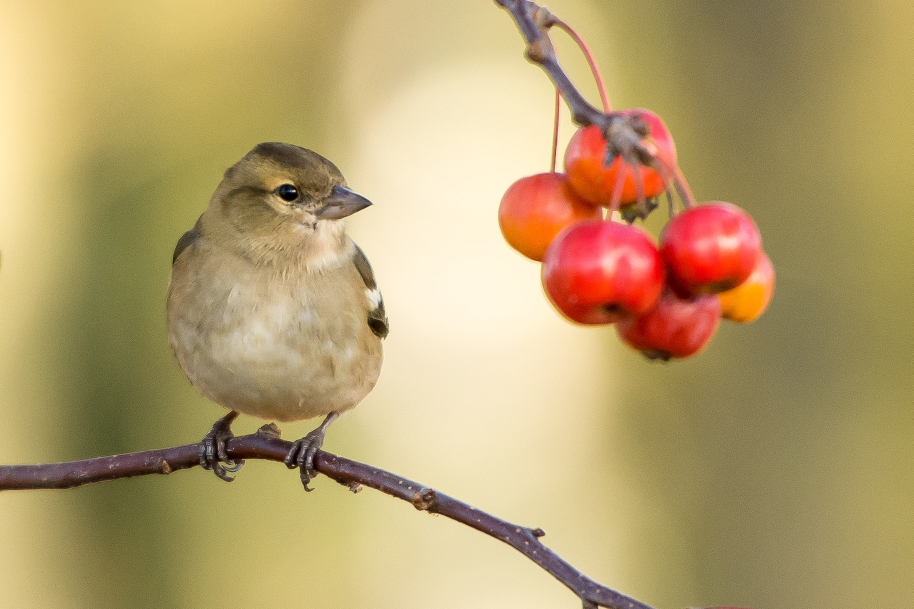
#> input picture 2021_SELF_STUDY/Python_Practices/Python + OpenCV/picture/bird.jpg, 1827 x 1218 px (shown at 1/2 size)
$ jupyter execute Chapter4.ipynb
#> lines starting #> are read from the running program, lines starting #| are printed output that depends on the picture; after the words box and inside, x2 and y2 are one past the last pixel; in counts of white or black regions, pixels touching at a corner belong together
# 이미지 프로세싱 기초
### 1. 관심 영역

[cell 1]
# 이미지 불러오기
import cv2
import numpy as np
import matplotlib.pyplot as plt

img = cv2.imread('./picture/bird.jpg')
#> img is the input picture: shape (1218, 1827, 3); mean B, G, R 110.4, 159.3, 182.4

# 관심 영역의 좌표 지정
x = 1000; y = 200; w = 550; h = 550

# cv2는 세로, 가로 순서로 길이를 지정한다.. → 행, 렬 순으로 슬라이싱하기 때문에
roi = img[y:y+h, x:x+w]
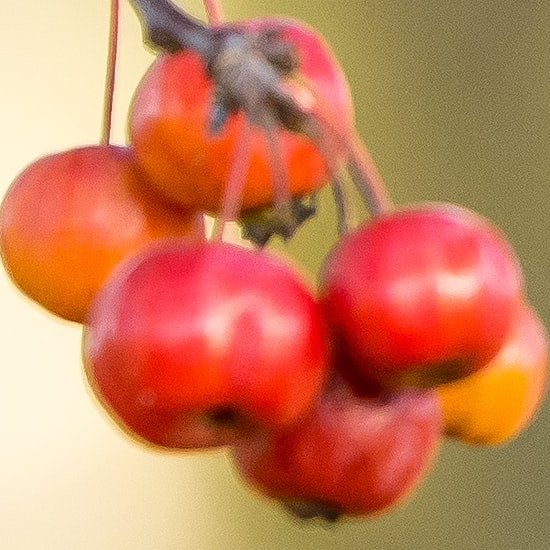
#> roi: shape (550, 550, 3); mean B, G, R 91.5, 126.5, 201.7

print(roi.shape)
#| (550, 550, 3)

# 지정한 관심 영역에 사각형 그리기
cv2.rectangle(roi, (0, 0), (h-1, w-1), (0, 0, 0), 5) # roi 이미지에서 roi의 시작점 ~ h, w 만큼(끝점-1) 사각형 그리기
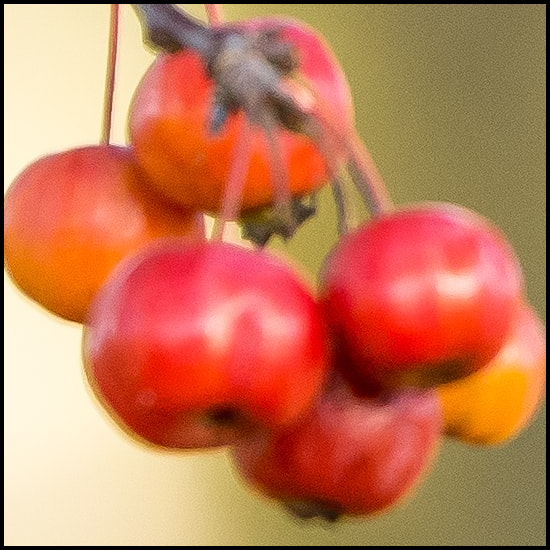
#> roi: shape (550, 550, 3); 2.89% of pixels changed, all inside (x1, y1, x2, y2) = (0, 0, 550, 550)
cv2.imshow('Img', img)
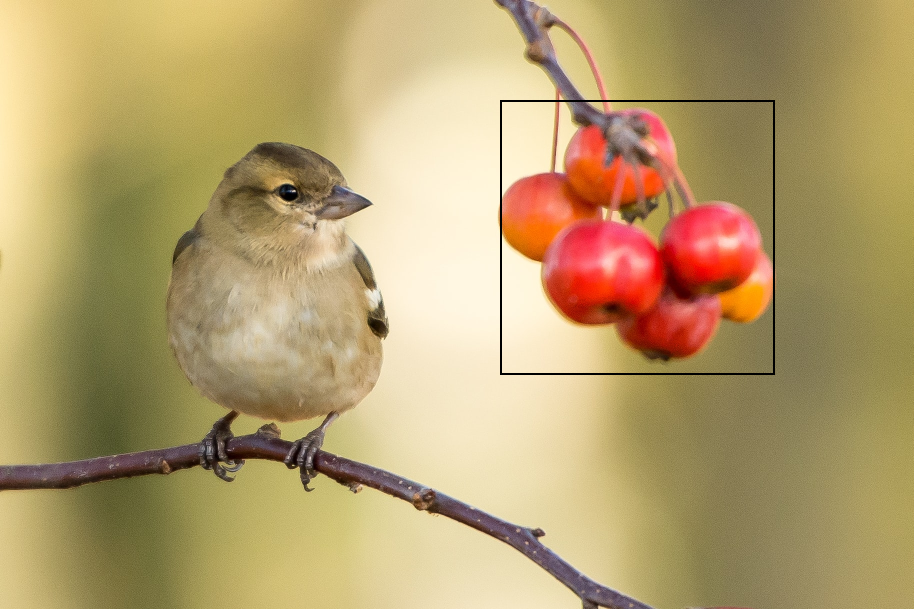
#> window 'Img': shape (1218, 1827, 3) (shown at 1/2 size); mean B, G, R 109.9, 158.6, 181.6

cv2.waitKey(0)
cv2.destroyAllWindows()

[cell 2]
### 관심영역 복제 및 새 창 띄우기
import cv2
import numpy as np

img = cv2.imread('./picture/bird.jpg')

# 원본 이미지에서 관심 영역을 지정하기
x = 1000; y = 200; w = 550; h = 550
roi = img[y:y+h, x:x+w]

# 관심 영역만 copy하기
img2 = roi.copy()
# 원본 이미지의 왼쪽에 roi를 넣기
img[y:y+h, x-w:x] = roi
# roi가 들어가 있는 원본 이미지에 사각형 그리기.
cv2.rectangle(img, (x-w, y), (x+w, y+h), (0,0,0))
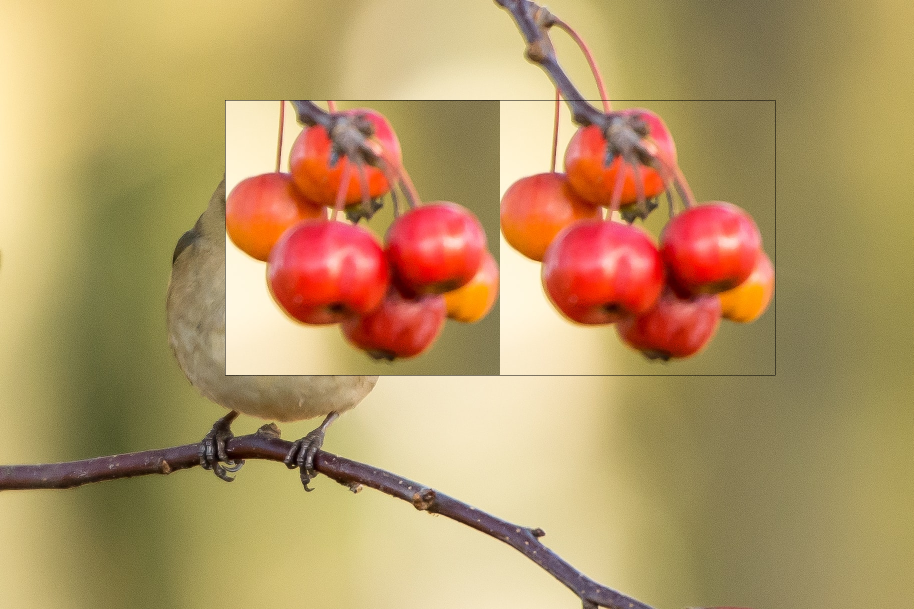
#> img: shape (1218, 1827, 3) (shown at 1/2 size); mean B, G, R 101.1, 149.8, 180.9

# 원본이미지 + roi이미지
cv2.imshow('img', img)
# roi 이미지 부분만
cv2.imshow('roi', img2)

cv2.waitKey(0)
cv2.destroyAllWindows()

[cell 3]
### 마우스로 관심 영역 지정하기
import numpy as np
import cv2

isDragging = False
x0, y0, w, h = -1, -1, -1, -1 #시작점 = 무효값
blue = (255, 0, 0)
red = (0, 0, 255)

# [49 lines left out: function onMouse, not called in this run]


img = cv2.imread('./picture/love1.jpg')
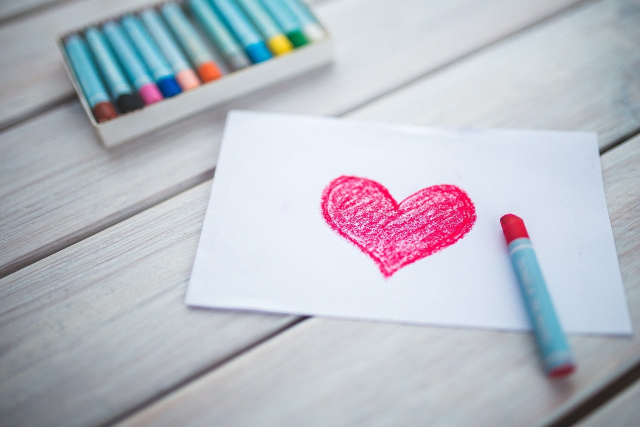
#> input picture 2021_SELF_STUDY/Python_Practices/Python + OpenCV/picture/love1.jpg, 1280 x 853 px (shown at 1/2 size)
#> img is the input picture: shape (853, 1280, 3); mean B, G, R 197.7, 187.9, 184.7
cv2.imshow('img', img)
cv2.setMouseCallback('img', onMouse)
cv2.waitKey()
cv2.destroyAllWindows()

[cell 4]
### selectROI → 관심 영역 지정을 위한 cv2의 함수
import cv2
import numpy as np

img = cv2.imread('./picture/letters.jpg')
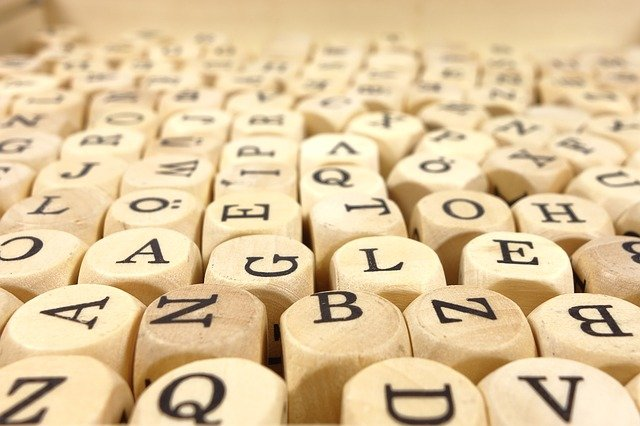
#> input picture 2021_SELF_STUDY/Python_Practices/Python + OpenCV/picture/letters.jpg, 640 x 426 px
#> img is the input picture: shape (426, 640, 3); mean B, G, R 156.2, 197.9, 222.5

x, y, w, h = cv2.selectROI('img', img, False)

if w and h:
    roi = img[y:y+h, x:x+w]
    cv2.imshow('cropped', roi)
    cv2.moveWindow('cropped', 0, 0)
    cv2.imwrite('./picture/cropped.jpg', roi)

cv2.imshow('img', img)
cv2.waitKey(0)
cv2.destroyAllWindows()
